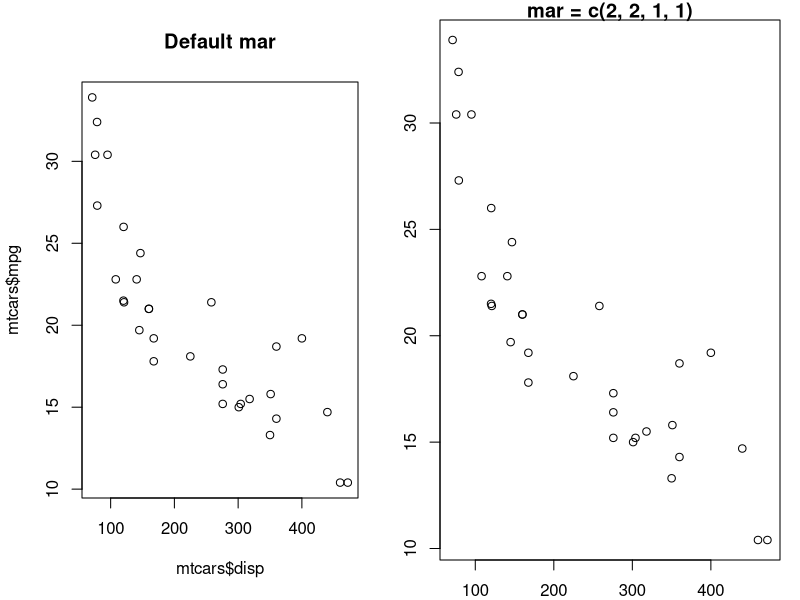
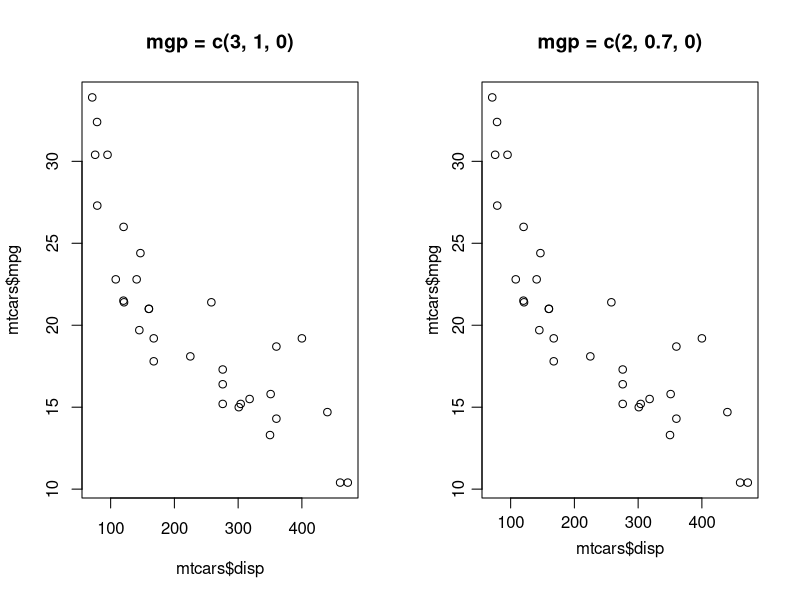
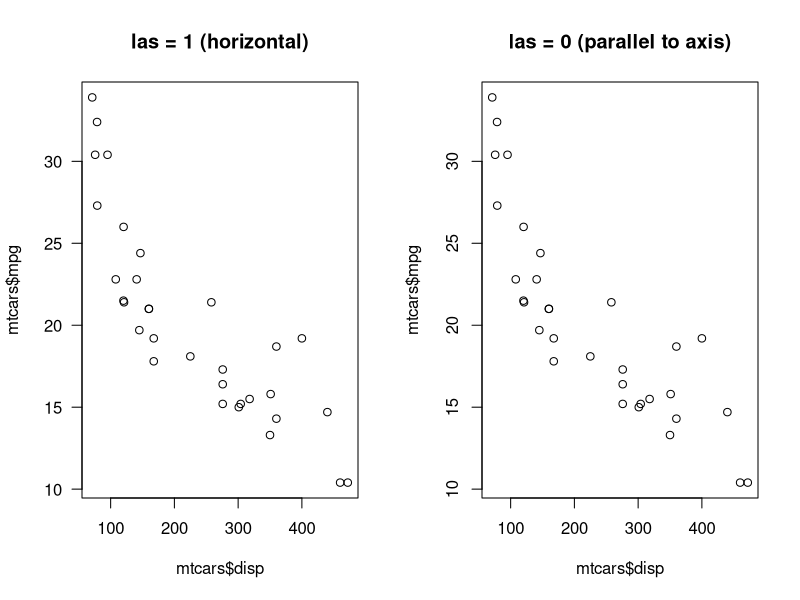
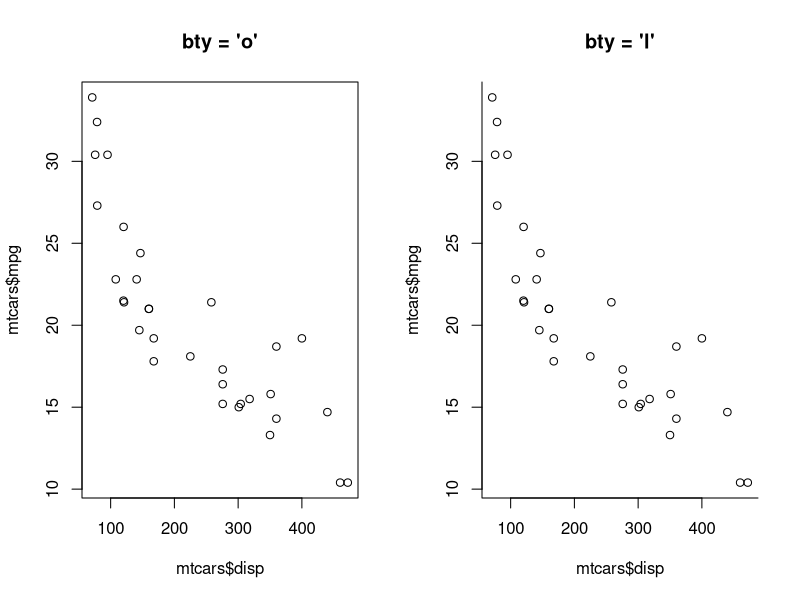
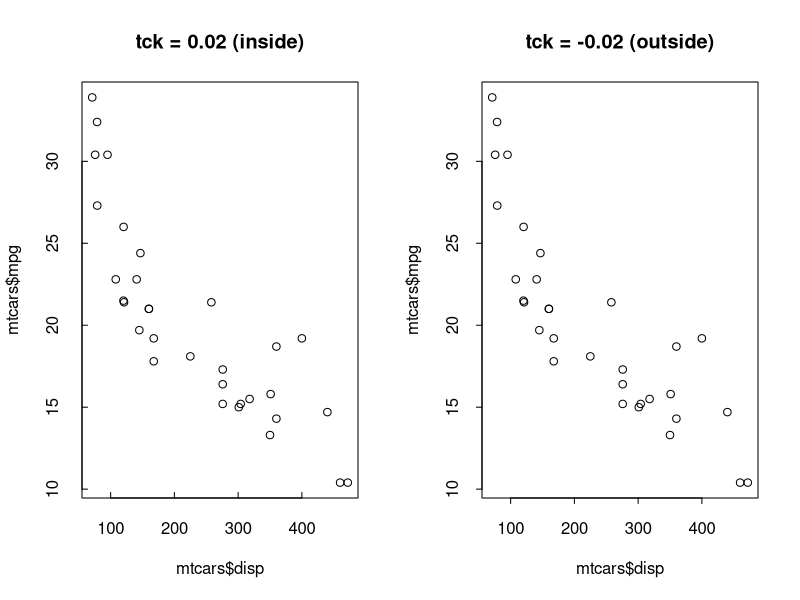
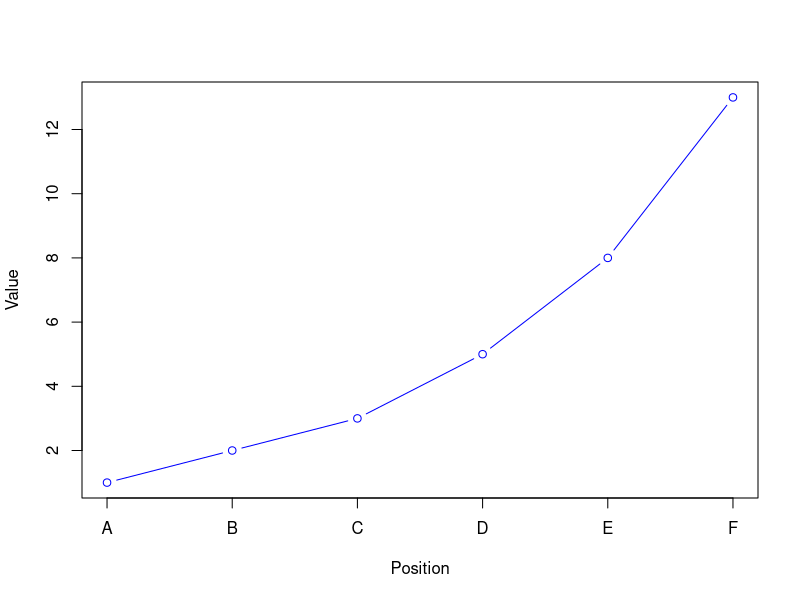
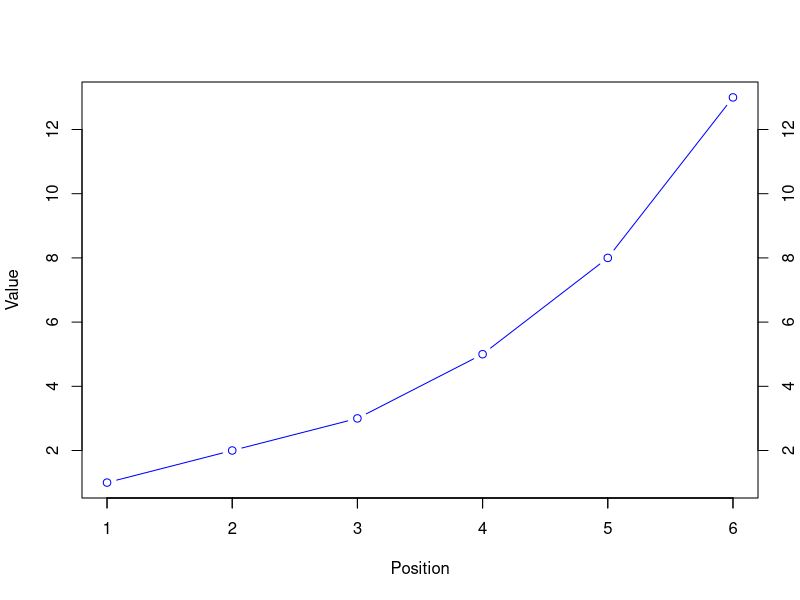
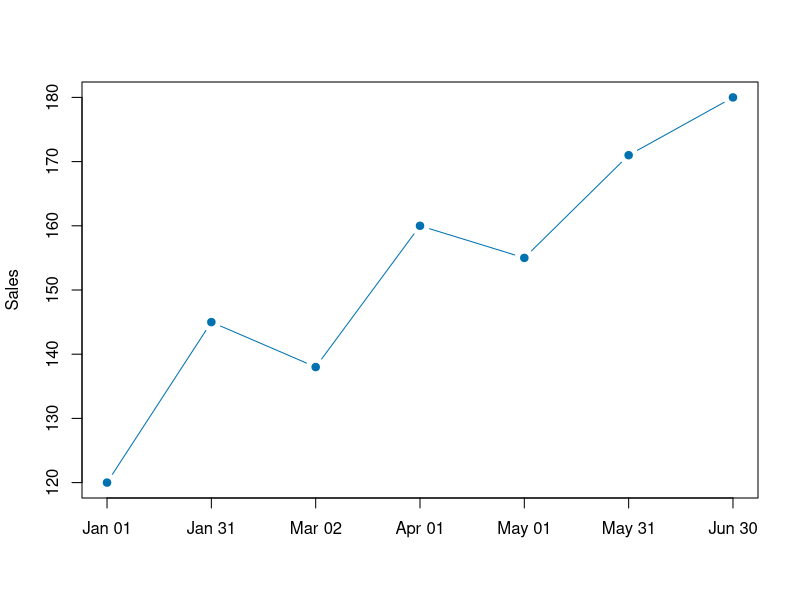

These charts were generated, in order, by the following R code:
## ---- chunk 1
dev.cur()   # number of the active device
dev.list()  # every open device
dev.off()   # close the most recently opened one
## ---- chunk 2
#| label: fig-par-mar
#| fig-cap: "Effect of `par(mar)` on the space available to titles and labels"
#| fig-alt: "Two scatterplots of engine displacement against miles per gallon, side by side. Both draw identical points. The left panel uses the default margins and the plot title sits clear above the data. The right panel uses mar = c(2, 2, 1, 1), which leaves only two lines at the bottom, and its title is pushed up against the top edge of the figure."
init <- par(no.readonly = TRUE)
par(mfrow = c(1, 2))
plot(mtcars$disp, mtcars$mpg, main = 'Default mar')
par(mar = c(2, 2, 1, 1))
plot(mtcars$disp, mtcars$mpg, main = 'mar = c(2, 2, 1, 1)')
par(init)
## ---- chunk 3
#| label: fig-par-mgp
#| fig-cap: "Effect of `par(mgp)` on axis label placement"
#| fig-alt: "Two scatterplots of displacement against miles per gallon. Both draw identical points and both label their axes the same way. The left uses the default mgp = c(3, 1, 0), which sits the axis title three lines out. The right uses mgp = c(2, 0.7, 0), pulling both the tick labels and the axis title closer to the axis and leaving more room in the margin."
init <- par(no.readonly = TRUE)
par(mfrow = c(1, 2))
plot(mtcars$disp, mtcars$mpg, main = 'mgp = c(3, 1, 0)')
par(mgp = c(2, 0.7, 0))
plot(mtcars$disp, mtcars$mpg, main = 'mgp = c(2, 0.7, 0)')
par(init)
## ---- chunk 4
#| label: fig-par-las
#| fig-cap: "Effect of `par(las)` on the orientation of axis labels"
#| fig-alt: "Two scatterplots of displacement against miles per gallon with identical points. In the left panel, las = 1, and the numeric labels along both axes are drawn horizontally regardless of which axis they belong to. In the right panel, las = 0, the default, and the labels on the vertical axis are rotated so they run parallel to that axis instead."
init <- par(no.readonly = TRUE)
par(mfrow = c(1, 2))

par(las = 1)
plot(mtcars$disp, mtcars$mpg, main = 'las = 1 (horizontal)')

par(las = 0)
plot(mtcars$disp, mtcars$mpg, main = 'las = 0 (parallel to axis)')

par(init)
## ---- chunk 5
#| label: fig-par-bty
#| fig-cap: "Effect of `par(bty)` on the box drawn around the plot"
#| fig-alt: "Two scatterplots of displacement against miles per gallon with identical points. The left uses the default bty = 'o' and is enclosed by a solid box on all four sides. The right uses bty = 'l', which keeps only the left and bottom axis lines and removes the top and right borders."
init <- par(no.readonly = TRUE)
par(mfrow = c(1, 2))
plot(mtcars$disp, mtcars$mpg, main = "bty = 'o'", bty = 'o')
par(bty = 'l')
plot(mtcars$disp, mtcars$mpg, main = "bty = 'l'", bty = 'l')
par(init)
## ---- chunk 6
#| label: fig-par-tck
#| fig-cap: "Effect of `par(tck)` on tick mark direction"
#| fig-alt: "Two scatterplots of displacement against miles per gallon with identical points and identical tick positions. In the left panel the short tick marks point inward, into the plot area. In the right panel, with a negative tck, the same ticks point outward, away from the data."
init <- par(no.readonly = TRUE)
par(mfrow = c(1, 2))
plot(mtcars$disp, mtcars$mpg, main = 'tck = 0.02 (inside)', tck = 0.02)
par(tck = -0.02)
plot(mtcars$disp, mtcars$mpg, main = 'tck = -0.02 (outside)', tck = -0.02)
par(init)
## ---- chunk 7
#| label: fig-axis-basic
#| fig-cap: "Replacing the automatic x axis with `axis()` and custom labels"
#| fig-alt: "A line chart with six points rising steeply from left to right. The automatic x axis has been suppressed and replaced with tick marks labelled A, B, C, D, E and F, one under each data point."
d <- c(1, 2, 3, 5, 8, 13)
plot(d, type = 'b', col = 'blue', xaxt = 'n', xlab = 'Position',
     ylab = 'Value')
axis(1, at = seq_along(d), labels = LETTERS[seq_along(d)])
## ---- chunk 8
#| label: fig-axis-nolab
#| fig-cap: "Labelless ticks on the bottom axis, and a second axis on the right"
#| fig-alt: "The same rising six-point line chart. The bottom axis carries tick marks but no text labels, and a new vertical axis has been added along the right-hand edge with its own numbered scale, so the same data can be read against two different units."
d <- c(1, 2, 3, 5, 8, 13)
plot(d, type = 'b', col = 'blue', xlab = 'Position', ylab = 'Value')
axis(1, at = seq_along(d), labels = FALSE)
axis(4)
## ---- chunk 9
#| label: fig-axis-dates
#| fig-cap: "A date axis drawn with `axis()`, formatted from numeric positions"
#| fig-alt: "A line chart of weekly sales rising from about 120 to about 180 over seven roughly monthly observations from January to June 2026. The points are connected by straight line segments. The x axis has been drawn manually and carries horizontal labels reading Jan 01, Jan 31, Mar 02, Apr 01, May 01, May 31 and Jun 30, one under each point."
sales <- c(120, 145, 138, 160, 155, 171, 180)
when <- as.Date('2026-01-01') + 0:6 * 30
plot(when, sales, type = 'b', col = '#0072B2', pch = 19,
     xaxt = 'n', xlab = '', ylab = 'Sales')
axis(1, at = as.numeric(when),
     labels = format(when, '%b %d'), las = 1)
## ---- chunk 10
#| label: fig-okabe-demo
#| fig-cap: "A single series drawn in the first colour of the Okabe-Ito palette"
#| fig-alt: "A scatterplot of engine displacement against miles per gallon, showing the familiar downward trend from about 30 miles per gallon at low displacement to about 10 at high displacement. All 32 points are solid blue circles, keyed in a frameless legend at the top left as representing four-cylinder cars."
pal <- palette.colors(palette = 'Okabe-Ito')[-1]

plot(mtcars$disp, mtcars$mpg, type = 'n',
     xlab = 'Displacement', ylab = 'Miles per gallon')
points(mtcars$disp, mtcars$mpg, pch = 19, col = pal[1])
legend('topleft', legend = '4 cyl', pch = 19, col = pal[1], bty = 'n')
## ---- chunk 11
#| label: fig-greyscale
#| fig-cap: "The same three-colour scatterplot in colour and converted to greyscale"
#| fig-alt: "Two scatterplots of engine displacement against miles per gallon, side by side, with identical point positions. The left plot shows three clearly distinguishable series in blue, orange and green. The right plot shows the same three series converted to shades of grey by Rec. 601 luma: the blue points become mid grey, and the orange and green points both collapse to shades so close to each other that the two series are hard to tell apart."
pal <- palette.colors(palette = 'Okabe-Ito')[-1]
rgb <- t(grDevices::col2rgb(pal)) / 255
# Rec. 601 luma weights. Perceptual lightness is not the same as the mean of
# the three channels, which is why the naive average looks wrong.
luma <- rgb %*% c(0.299, 0.587, 0.114)
grey <- grDevices::rgb(luma, luma, luma)

init <- par(no.readonly = TRUE)
par(mfrow = c(1, 2), mar = c(4.5, 4, 3, 1))
plot(mtcars$disp, mtcars$mpg, type = 'n',
     xlab = 'Displacement', ylab = 'mpg', main = 'Colour')
points(mtcars$disp, mtcars$mpg, pch = 19, col = pal[1:3])
plot(mtcars$disp, mtcars$mpg, type = 'n',
     xlab = 'Displacement', ylab = 'mpg', main = 'Same palette, greyscale')
points(mtcars$disp, mtcars$mpg, pch = 19, col = grey[1:3])
par(init)
## ---- chunk 12
outdir <- file.path(tempdir(), 'ex1')
dir.create(outdir, showWarnings = FALSE)

f <- file.path(outdir, 'mtcars.png')
png(f, width = 6, height = 4, units = 'in', res = 300)

# mar is in lines of text, so it has to be set inside the device whose
# pointsize it should be interpreted against.
op <- par(mar = c(4, 4, 2.5, 1))
plot(mtcars$disp, mtcars$mpg, pch = 19, col = '#0072B2',
     xlab = 'Displacement', ylab = 'Miles per gallon')
par(op)
dev.off()

cat(basename(f), file.info(f)$size, 'bytes\n')
## ---- chunk 13
outdir <- file.path(tempdir(), 'ex3')
dir.create(outdir, showWarnings = FALSE)

f <- file.path(outdir, 'by-cyl.pdf')
pdf(f, width = 6, height = 4)

op <- par(mar = c(4, 4, 3, 1))
for (g in sort(unique(mtcars$cyl))) {
  plot(mtcars$disp[mtcars$cyl == g],
       mtcars$mpg[mtcars$cyl == g],
       pch = 19, col = '#0072B2', xlim = range(mtcars$disp),
       main = paste(g, 'cylinders'), xlab = 'Displacement',
       ylab = 'Miles per gallon')
  plot.new()   # advances to the next page
}
par(op)
dev.off()

file.exists(f)
